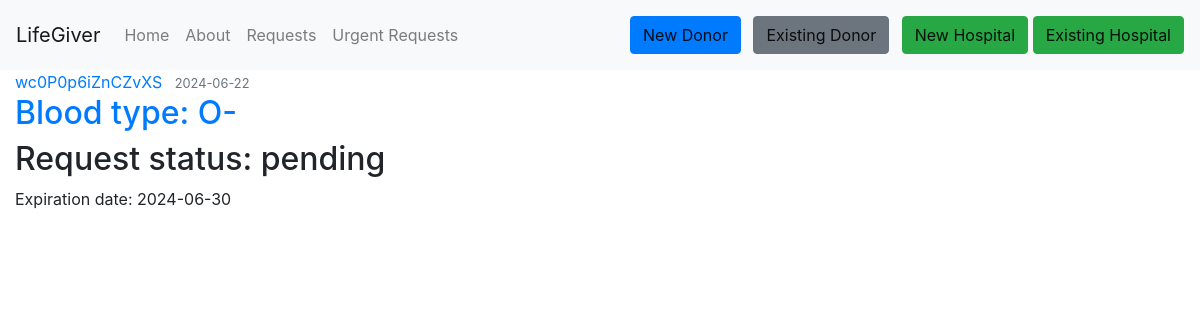
The app's page /don_request/1, older data.
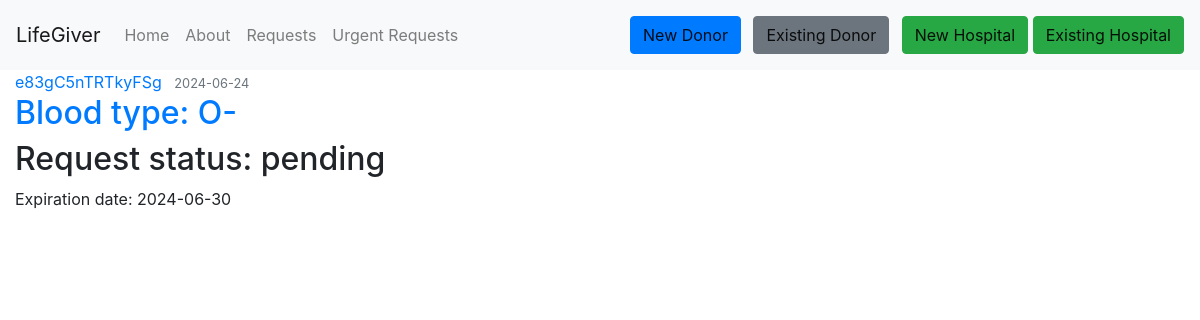
The same page, newer data.
### Lifegiver_test/lifegiver/models.py (models this page shows, shortened)
class Hospital(db.Model, UserMixin):
    __tablename__ = 'hospital'
    id = db.Column(db.Integer, primary_key=True)
    name = db.Column(db.String(225), nullable=False)
    image_file = db.Column(db.String(20), nullable=False, default='default1.png')
    street = db.Column(db.String(500), nullable=True)
    city = db.Column(db.String(100), nullable=True)
    province = db.Column(db.String(100), nullable=True)
    zip_code = db.Column(db.String(45), nullable=True)
    country = db.Column(db.String(100), nullable=True)
    phone_number = db.Column(db.String(45), nullable=False)
    email = db.Column(db.String(125), unique=True, nullable=False)
    password = db.Column(db.String(60), nullable=False)
    barcode = db.Column(db.String(100), unique=True, nullable=False)
    hospital_donations = db.relationship('UserDonation', backref='hospital_donation', lazy=True)
    hospital_requests = db.relationship('DonationRequest', backref='hospital_request', lazy=True)
    urgent_requests = db.relationship('UrgentRequest', backref='hospital_urgent_request', lazy=True)

class DonationRequest(db.Model):
    id = db.Column(db.Integer, primary_key=True)
    hospital_id = db.Column(db.Integer, db.ForeignKey('hospital.id'), nullable=False)
    blood_type = db.Column(db.Enum('O-', 'O+', 'A-', 'A+', 'B-', 'B+', 'AB-', 'AB+'), nullable=False)
    request_date = db.Column(db.DateTime, nullable=False, default=datetime.now)
    status = db.Column(db.Enum('pending', 'fulfilled', 'failed'), nullable=False)
    expiration_date = db.Column(db.DateTime, nullable=False, default=lambda: datetime.now() + timedelta(days=90))
    request_donations = db.relationship('UserDonation', backref='donation_request', lazy=True)

### Lifegiver_test/lifegiver/route.py (the view)
@app.route('/don_request/<int:don_request_id>', methods=['POST', 'GET'], strict_slashes=False)
def don_request(don_request_id):
    don_request = DonationRequest.query.get_or_404(don_request_id)
    return render_template('request_by_id.html', title='A Request By ID page', request=don_request)

### Lifegiver_test/lifegiver/templates/request_by_id.html (shortened to what this page needs)
{% extends "layout.html" %}
{% block content %}
        <article class="media content-section">
          <div class="media-body">
            <div class="article-metadata">
              <a class="mr-2" href="{{ url_for('hospital_requests', barcode=request.hospital_request.barcode) }}">{{ request.hospital_request.barcode }}</a>
              <small class="text-muted">{{ request.request_date.strftime('%Y-%m-%d') }}</small>
            </div>
            <h2><a class="article-title" href="#">{{ 'Blood type: ' ~ request.blood_type }}</a></h2>
            <h2 class="article-title" >{{ 'Request status: ' ~ request.status }}</a></h2>
            <p class="article-content">{{ 'Expiration date: ' ~ request.expiration_date.strftime('%Y-%m-%d') }}</p>
          </div>
        </article>
{% endblock content %}

Row changes from the older to the newer data that the page shows:
changed Hospital: hospital_request.barcode "wc0P0p6iZnCZvXS" → "e83gC5nTRTkyFSg"
changed DonationRequest "Blood type: O-": request_date "2024-06-22" → "2024-06-24"
